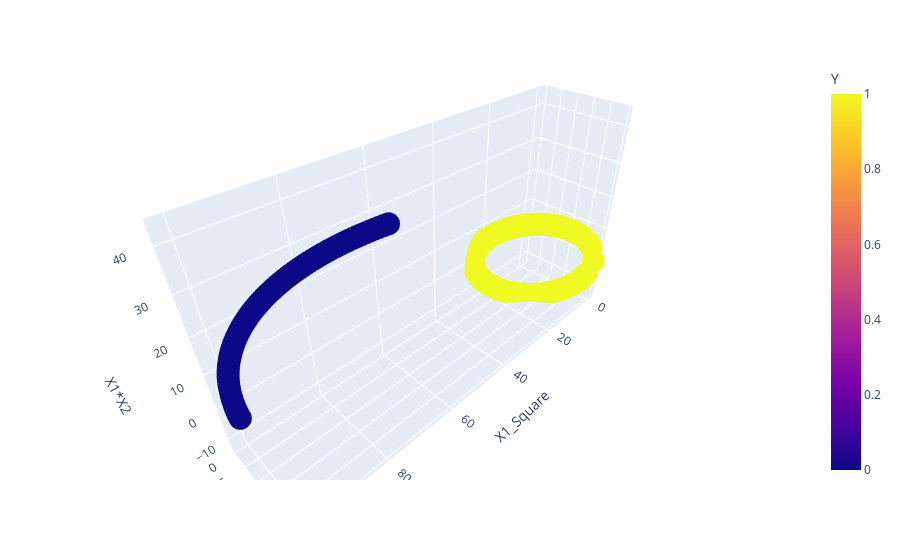

The code cell stored with this chart in its notebook:
### Code cell
fig = px.scatter_3d(df,x='X1_Square',y='X2_Square', z='X1*X2', color='Y')
fig.show()

### Figure 1 — Plotly figure (JSON) as saved in the notebook; plotly's stock layout.template omitted (floating-point values rounded to 4 significant figures; data arrays with more than 128 entries replaced by an {"elided": "..."} marker saying what was removed)
{"data": [{"hovertemplate": "X1_Square=%{x}<br>X2_Square=%{y}<br>X1*X2=%{z}<br>Y=%{marker.color}<extra></extra>", "legendgroup": "", "marker": {"color": {"elided": "400 int values"}, "coloraxis": "coloraxis", "symbol": "circle"}, "mode": "markers", "name": "", "scene": "scene", "showlegend": false, "type": "scatter3d", "x": {"elided": "400 float values"}, "y": {"elided": "400 float values"}, "z": {"elided": "400 float values"}}], "layout": {"coloraxis": {"colorbar": {"title": {"text": "Y"}}, "colorscale": [[0, "#0d0887"], [0.1111, "#46039f"], [0.2222, "#7201a8"], [0.3333, "#9c179e"], [0.4444, "#bd3786"], [0.5556, "#d8576b"], [0.6667, "#ed7953"], [0.7778, "#fb9f3a"], [0.8889, "#fdca26"], [1, "#f0f921"]]}, "legend": {"tracegroupgap": 0}, "margin": {"t": 60}, "scene": {"domain": {"x": [0, 1], "y": [0, 1]}, "xaxis": {"title": {"text": "X1_Square"}}, "yaxis": {"title": {"text": "X2_Square"}}, "zaxis": {"title": {"text": "X1*X2"}}}}}
